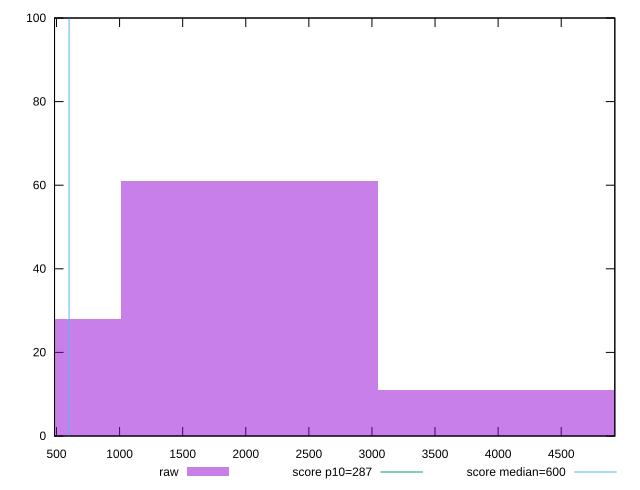

The script that saved this image:
reset

$raw <<EOF
2030.158108595834 61
0 28
4060.316217191668 11
EOF

set key outside below
set boxwidth 2030.158108595834
set xrange [484.5:4924.8949999999995]
set yrange [0:100]
set trange [0:100]
set style fill transparent solid 0.5 noborder

set parametric
set terminal svg size 640, 490 enhanced background rgb 'white'
set output "report_00013_2021-02-09T12-04-24.940Z/total-blocking-time/samples/pages/raw/histogram.svg"

plot $raw title "raw" with boxes, \
     287,t title "score p10=287", \
     600,t title "score median=600"

reset
